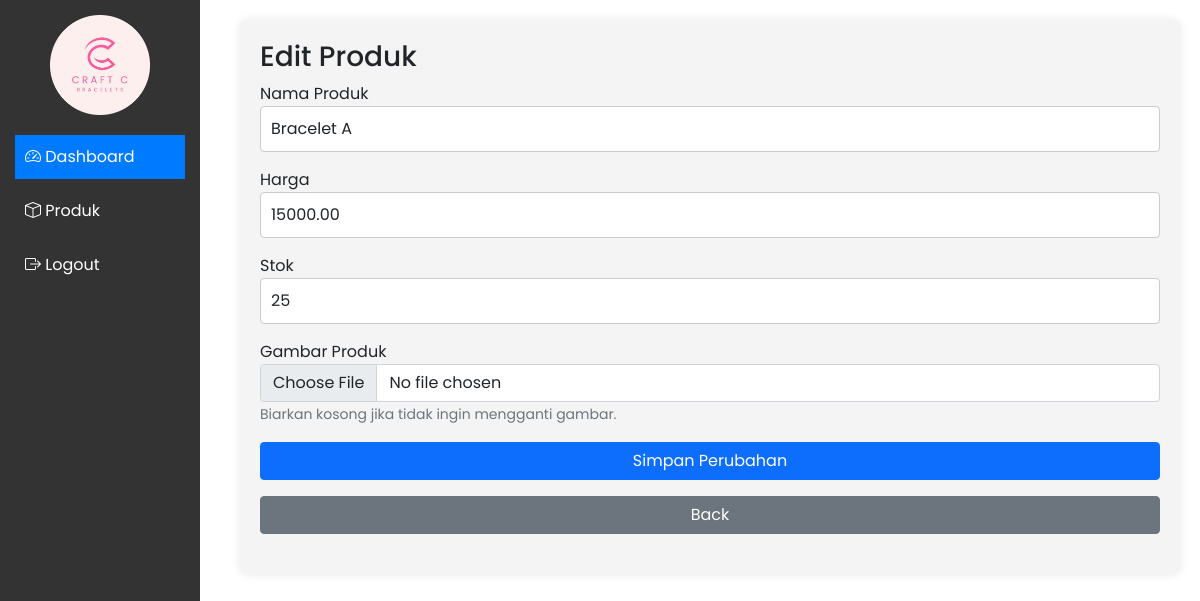
Page /update.php?id=1 on the committed database.
### tables this page shows
CREATE TABLE `products` (
  `id` int(11) NOT NULL,
  `name` varchar(100) NOT NULL,
  `price` decimal(10,2) NOT NULL,
  `stock` int(11) NOT NULL,
  `images` varchar(255) DEFAULT NULL
);

### update.php (the view, shortened to what this page needs)
<?php
include("db.php");
if (isset($_GET['id'])) {
    $id = $_GET['id'];
    $sql = "SELECT * FROM products WHERE id='$id'";
    $result = $conn->query($sql);
    if ($result->num_rows > 0) {
        $row = $result->fetch_assoc();
    } else {
        echo "Produk tidak ditemukan.";
        exit();
    }
} else {
    echo "ID produk tidak ditemukan.";
    exit();
}
?>
<!DOCTYPE html>
<html lang="en">
<head>
    <link href="https://cdn.jsdelivr.net/npm/bootstrap@5.0.0-beta3/dist/css/bootstrap.min.css" rel="stylesheet"
>
    <link rel="stylesheet" href="https://cdn.jsdelivr.net/npm/bootstrap-icons@1.11.3/font/bootstrap-icons.min.css">
    <link href="assets/vendor/bootstrap-icons/bootstrap-icons.css" rel="stylesheet">
    <link href="assets/css/admin.css" rel="stylesheet">
</head>
<body>
    <div class="dashboard">
        <aside class="sidebar">
            <div class="sidebar-header">
                <img src="assets/img/logo-2.png" alt="Logo Admin" class="logo">
            </div>
            <ul class="sidebar-menu">
                <li><a href="admin.php?page=dashboard" class="active"><i class="bi bi-speedometer2"></i> Dashboard</a></li>
                <li><a href="admin.php?page=produk"><i class="bi bi-box"></i> Produk</a></li>
                <li><a href="logout.php"><i class="bi bi-box-arrow-right"></i> Logout</a></li>
            </ul>
        </aside>
        <div class="main-content">
            <div class="content">
                <h3>Edit Produk</h3>
                <form action="update.php?id=<?php echo $row['id']; ?>" method="POST" enctype="multipart/form-data">
                    <div class="form-group mb-3">
                        <label for="name">Nama Produk</label>
                        <input type="text" class="form-control" name="name" value="<?php echo $row['name']; ?>" required>
                    </div>
                    <div class="form-group mb-3">
                        <label for="price">Harga</label>
                        <input type="text" class="form-control" name="price" value="<?php echo $row['price']; ?>" required>
                    </div>
                    <div class="form-group mb-3">
                        <label for="stock">Stok</label>
                        <input type="number" class="form-control" name="stock" value="<?php echo $row['stock']; ?>" required>
                    </div>
                    <div class="form-group mb-3">
                        <label for="image">Gambar Produk</label>
                        <input type="file" class="form-control" name="image" accept="image/*">
                        <small class="form-text text-muted">Biarkan kosong jika tidak ingin mengganti gambar.</small>
                    </div>
                    <button type="submit" name="update" class="btn btn-primary w-100">Simpan Perubahan</button>
                    <a href="admin.php" class="btn btn-secondary w-100 mt-3">Back</a>
                </form>
            </div>
        </div>
    </div>
</body>
</html>

### assets/css/admin.css (style rules this page uses)
body { font-family: 'Poppins', sans-serif; display: flex; margin: 0; padding: 0; }
.dashboard { display: flex; width: 100%; }
.sidebar { height: 100vh; width: 200px; background-color: #333; color: white; padding: 15px; position: fixed; }
.sidebar-header { text-align: center; margin-bottom: 20px; }
.sidebar .logo { width: 100px; }
.sidebar-menu { list-style: none; padding: 0; }
.sidebar-menu li { margin-bottom: 10px; }
.sidebar-menu a { display: block; color: white; padding: 10px; text-decoration: none; transition: background-color 0.3s; }
.sidebar-menu a.active { background-color: #007bff; color: white; }
.main-content { margin-left: 220px; padding: 20px; width: 100%; }
.content { background-color: #f4f4f4; padding: 20px; border-radius: 8px; box-shadow: 0 0 10px rgba(0, 0, 0, 0.1); }
form { margin-bottom: 20px; }
form input[type="text"], form input[type="number"] { width: 100%; padding: 10px; margin-bottom: 10px; border: 1px solid #ccc; border-radius: 4px; }

### rows in the picture
products: name "Bracelet A", price "15000.00", stock "25"
